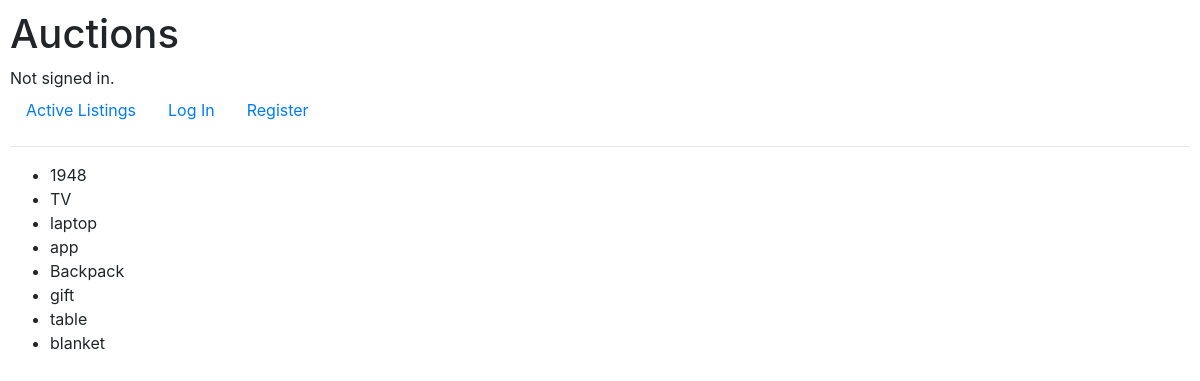
The page /list_category/2 on the database as committed earlier.
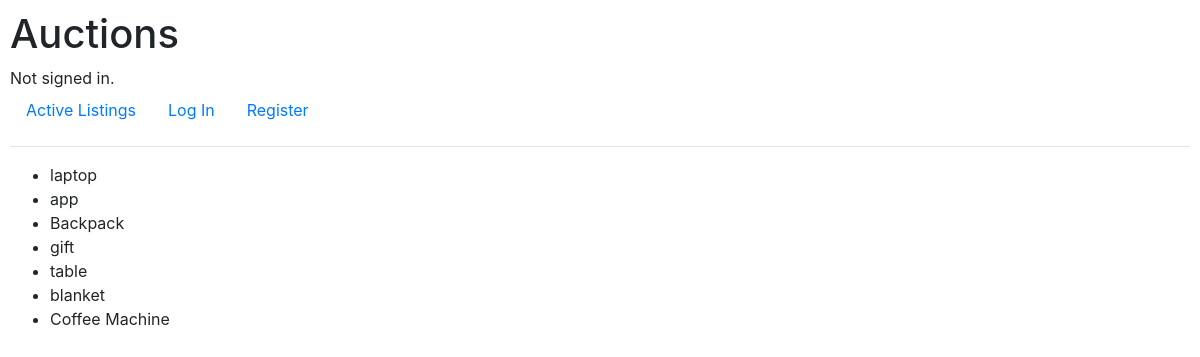
The same page on the database as committed later.
### auctions/models.py (models this page shows)
class Listings(models.Model):
    title = models.CharField(blank=False, max_length=30)
    description = models.CharField(blank=True, max_length=100)
    active = models.BooleanField(null=False)
    picture = models.ImageField(upload_to='media/', null=True, blank= True)
    category = models.ForeignKey(Category, on_delete = models.CASCADE)
    start_bid = models.IntegerField(blank=False, default=1)
    watchlist = models.ManyToManyField(User, blank=True, related_name="watchlist")
    def __str__(self):
        return f"{self.title} {self.description}, {self.category}, {self.start_bid}, {self.picture}, {self.watchlist}"

### auctions/views.py (the view)
# urls.py: path("list_category/<category_id>", views.list_category, name="list_category"),
def list_category(request, category_id):
    category_list = Category.objects.get(pk=category_id)
    print(category_list)
    list = Listings.objects.filter(category=category_list)
    print(list)
    return render(request, "auctions/list_category.html",{
        "list": list
    })

### auctions/models.py (called while the page is built)
    def __str__(self):
        return f"{self.category_name}"

### auctions/templates/auctions/list_category.html
{% extends 'auctions/layout.html' %}
{% block body %}
    <ul>
        {% for item in list %}
        <li>{{ item.title }}</li>
        {% endfor %}
    </ul>
{% endblock %}

Rows that differ between the two databases and show on the page:
removed Listings: title "1948"
removed Listings: title "TV"
added Listings: title "Coffee Machine"
